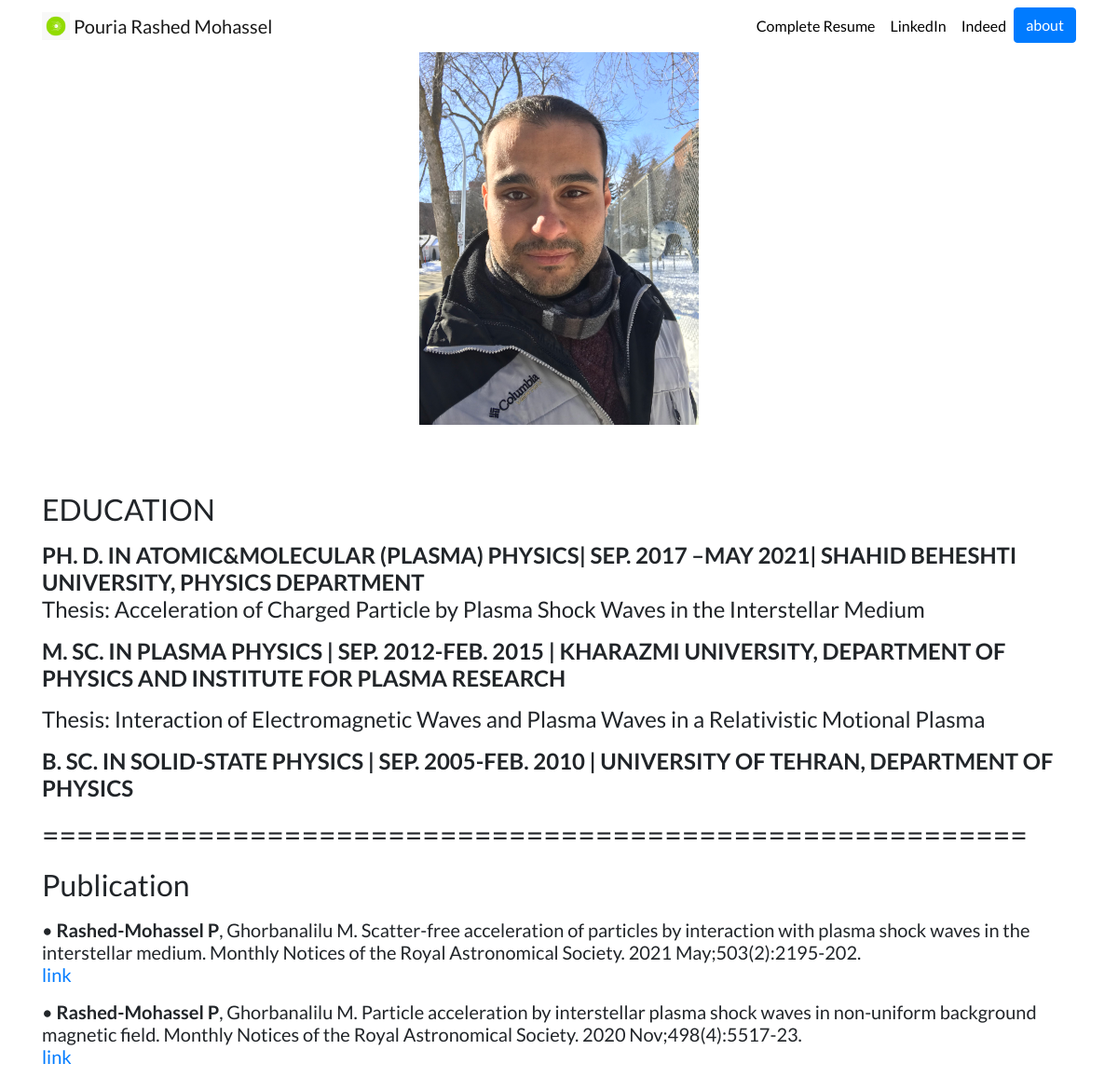
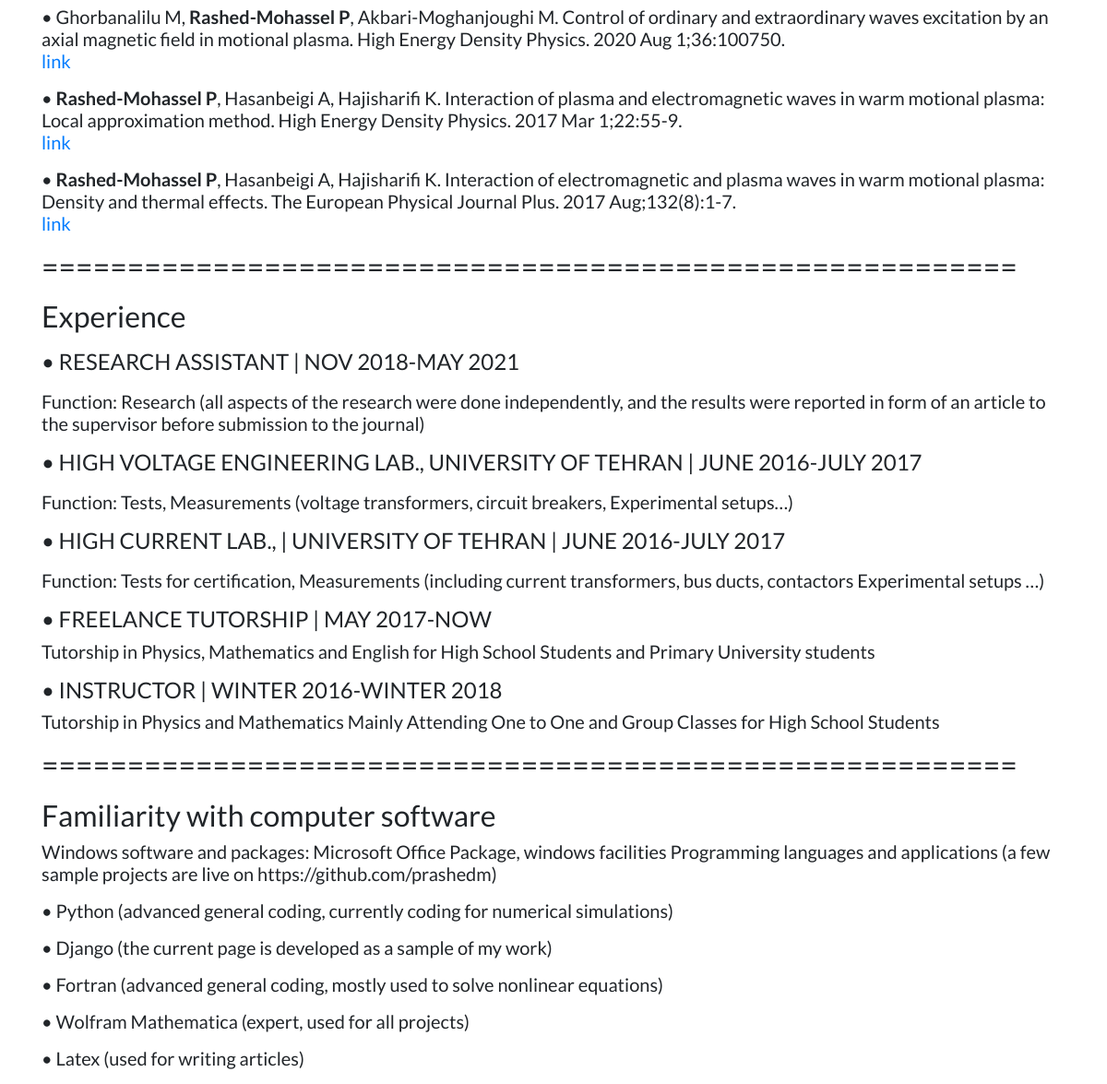
The page / on the database its author committed (2 pictures, top to bottom).
### portfolio/models.py (models this page shows)
class feed(models.Model):
    title = models.CharField(max_length=100, blank=True)
    description = models.TextField(max_length=3000)
    url = models.URLField(blank=True)

### portfolio/views.py (the view)
# urls.py: 2. Add a URL to urlpatterns:  path('', views.home, name='home')
def home(request):
    feeds = feed.objects.all()
    return render(request, 'portfolio/home.html', {'feeds':feeds})

### portfolio/templates/portfolio/home.html (shortened to what this page needs)
{% extends 'portfolio/base.html' %}
{% block content %}
{% load static %}
<div class="container text-center">
<img src="{% static '\portfolio\IMG_7866.JPG' %}"  height=400, width=300>
<br>
<br>
<br>
<br>
</div>
{% for fee in feeds %}
<h2>{{ fee.title }}<h2>
<P>{{ fee.description|safe }}<p>
{% if fee.url %}
<a href="{{ fee.url }}">link</a>
{% endif %}
{% endfor %}
{% endblock %}

### portfolio/templates/portfolio/base.html (shortened to what this page needs)
{% load static %}
<!doctype html>
<html lang="en">
<head>
  <link rel="stylesheet" href="https://stackpath.bootstrapcdn.com/bootstrap/4.4.1/css/bootstrap.min.css">
  <link rel="stylesheet" href="{% static "portfolio/custom.css" %}">
</head>
<body>
  <nav id="topNav" class="navbar navbar-expand-md navbar-light">
    <div class="container">
      <a class="navbar-brand" href="{% url 'home' %}">
        <img src="{% static "portfolio/logo.png" %}" width="30" height="30" class="d-inline-block align-top" alt="Nick's Logo">
        <span>Pouria Rashed Mohassel</span>
      </a>
      <div class="collapse navbar-collapse text-center" id="navbarNav">
        <ul class="navbar-nav ml-auto">
          <li class="nav-item">
            <a class="nav-link" href="{% static "portfolio/prm-resume.pdf" %}">Complete Resume</a>
          </li>
          <li class="nav-item">
            <a class="nav-link" href="https://ca.linkedin.com/in/pouria-rashed-mohassel-1884419a" target="_blank">LinkedIn</a>
          </li>
          <li class="nav-item">
            <a class="nav-link" href="https://my.indeed.com/p/pouriar-kfyljri" target="_blank">Indeed</a>
          </li>
          <li>
            <a role="button" href="{% url 'blog:all_blogs' %}" class="btn btn-primary">about</a>
          </li>
        </ul>
      </div>
    </div>
  </nav>
  <div class="container">
    {% block content %}{% endblock %}
  </div>
</body>
</html>

### portfolio/static/portfolio/custom.css (style rules this page uses)
.navbar-nav .nav-link { color: rgba(0,0,0,1) !important; }
body { font-family: 'Lato', sans-serif; }

### rows shown on the page
feed: title "EDUCATION", description "PH. D. IN ATOMIC&MOLECULAR (PLASMA) PHYSICS| SEP. 2017 –MAY 2021| SHAHID BEHESHTI UNIVERSITY, PHYSICS DEPARTMENT Thesis: Acceleration of Charged Particle by Plasma Shock Waves in the Interstellar Medium M. SC. IN PLASMA PHYSICS | SEP. 2012-FEB. 2015 | KHARAZMI UNIVERSITY, DEPARTMENT OF PHYSICS AND INSTITUTE FOR PLASMA RESEARCH Thesis: Interaction of Electromagnetic Waves and Plasma Waves in a Relativistic Motional Plasma B. SC. IN SOLID-STATE PHYSICS | SEP. 2005-FEB. 2010 | UNIVERSITY OF TEHRAN, DEPARTMENT OF PHYSICS ========================================================="
feed: title "Publication", description "• Rashed-Mohassel P , Ghorbanalilu M. Scatter-free acceleration of particles by interaction with plasma shock waves in the interstellar medium. Monthly Notices of the Royal Astronomical Society. 2021 May;503(2):2195-202."
feed: description "• Rashed-Mohassel P , Ghorbanalilu M. Particle acceleration by interstellar plasma shock waves in non-uniform background magnetic field. Monthly Notices of the Royal Astronomical Society. 2020 Nov;498(4):5517-23."
feed: description "• Ghorbanalilu M, Rashed-Mohassel P , Akbari-Moghanjoughi M. Control of ordinary and extraordinary waves excitation by an axial magnetic field in motional plasma. High Energy Density Physics. 2020 Aug 1;36:100750."
feed: description "• Rashed-Mohassel P , Hasanbeigi A, Hajisharifi K. Interaction of plasma and electromagnetic waves in warm motional plasma: Local approximation method. High Energy Density Physics. 2017 Mar 1;22:55-9."
feed: description "• Rashed-Mohassel P , Hasanbeigi A, Hajisharifi K. Interaction of electromagnetic and plasma waves in warm motional plasma: Density and thermal effects. The European Physical Journal Plus. 2017 Aug;132(8):1-7."
feed: description "========================================================= Experience • RESEARCH ASSISTANT | NOV 2018-MAY 2021 Function: Research (all aspects of the research were done independently, and the results were reported in form of an article to the supervisor before submission to the journal) • HIGH VOLTAGE ENGINEERING LAB., UNIVERSITY OF TEHRAN | JUNE 2016-JULY 2017 Function: Tests, Measurements (voltage transformers, circuit breakers, Experimental setups…) • HIGH CURRENT LAB., | UNIVERSITY OF TEHRAN | JUNE 2016-JULY 2017 Function: Tests for certification, Measurements (including current transformers, bus ducts, contactors Experimental setups …) • FREELANCE TUTORSHIP | MAY 2017-NOW Tutorship in…"
feed: description "========================================================= Familiarity with computer software Windows software and packages: Microsoft Office Package, windows facilities Programming languages and applications (a few sample projects are live on https://github.com/prashedm) • Python (advanced general coding, currently coding for numerical simulations) • Django (the current page is developed as a sample of my work) • Fortran (advanced general coding, mostly used to solve nonlinear equations) • Wolfram Mathematica (expert, used for all projects) • Latex (used for writing articles)"
